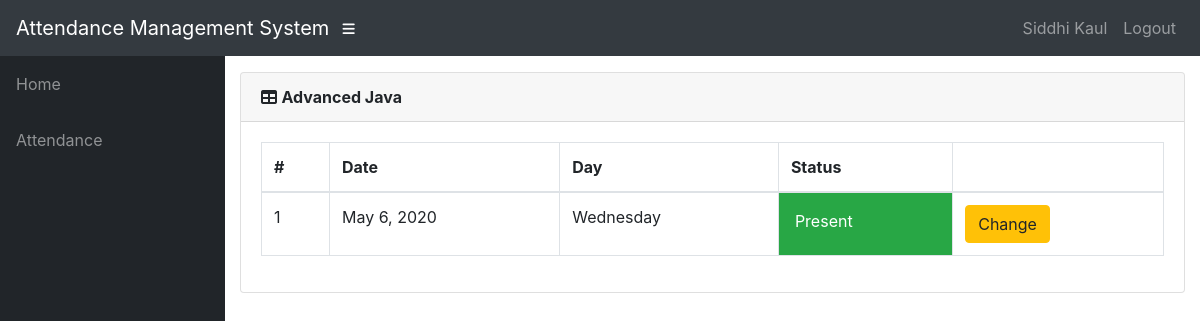
The page /polls/teacher/101/java/attendance/ (signed in) on the database as committed earlier.
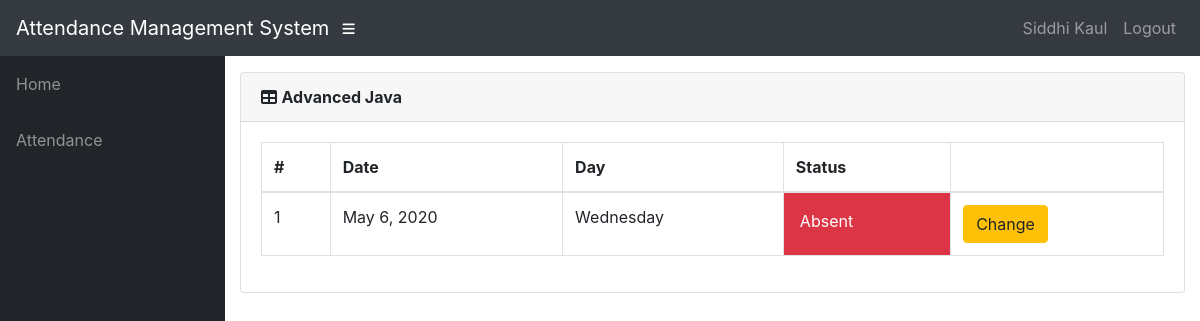
The same page on the database as committed later.
### polls/models.py (models this page shows, shortened)
class User(AbstractUser):
    @property
    def is_student(self):
        if hasattr(self, 'student'):
            return True
        return False

class Student(models.Model):
        user = models.OneToOneField(User, on_delete=models.CASCADE,null=True)
        name = models.CharField(max_length=200)
        roll_no = models.IntegerField(default=0)
        class_id = models.ForeignKey(Class,on_delete=models.CASCADE,default=1)
        father_name = models.CharField(max_length=100,default=1)
        sex = models.CharField(max_length=10,choices=sex_choice,default='male')

class Course(models.Model):
        id=models.CharField(primary_key=True,max_length=100)
        name=models.CharField(max_length=100)
        shortname=models.CharField(max_length=50)
        dept=models.ForeignKey(Dept,on_delete=models.CASCADE)

class Attendence(models.Model):
        student=models.ForeignKey(Student,on_delete=models.CASCADE)
        course=models.ForeignKey(Course,on_delete=models.CASCADE)
        status=models.BooleanField(default=True)
        attendenceclass=models.ForeignKey(AttendenceClass,on_delete=models.CASCADE,default=1)
        date=models.DateField(default='01-06-2020')

### polls/views.py (the view)
# urls.py: path('teacher/<slug:stud_id>/<slug:course_id>/attendance/',views.t_attendance_detail,name='t_attendance_detail'),
@login_required()
def t_attendance_detail(request,stud_id,course_id):
	stud=get_object_or_404(Student,roll_no=stud_id)
	cr=get_object_or_404(Course,id=course_id)
	att_list=Attendence.objects.filter(course=cr,student=stud).order_by('date')
	return render(request,'polls/t_att_detail.html',{'att_list':att_list,'cr':cr})

### polls/templates/polls/t_att_detail.html (shortened to what this page needs)
<!DOCTYPE html>
<html lang="en">
<head>
    {% extends 'polls/base.html' %}
    {% load static %}
    {% block content %}
        <div class="card mb-3">
            <div class="card-header">
              <i class="fas fa-table"></i>
            <strong>{{ cr.name }}</strong></div>
            <div class="card-body">
              <div class="table-responsive">
                <table class="table table-bordered" id="dataTable" width="100%" cellspacing="0">
                  <thead>
                    <tr>
                        <th>#</th>
                        <th>Date</th>
                        <th>Day</th>
                        <th>Status</th>
                        <th></th>
                    </tr>
                  </thead>
                  <tbody>
                        {% for a in att_list %}
                        <tr class="row100 body">
                            <td>{{ forloop.counter }}</td>
                            <td>{{ a.date }}</td>
                            <td>{{ a.date|date:"l" }}</td>
                            {% if a.status %}
                            <td class="p-3 mb-2 bg-success text-white">Present </td>
                            {% else %}
                            <td class="p-3 mb-2 bg-danger text-white">Absent </td>
                            {% endif %}
                            <td><a class="btn btn-warning" href="{% url 'change_attendance' a.id %}">Change</a> </td>
                        </tr>
                    {% empty %}
                            <p>student has no attendance</p>
                    {% endfor %}
                  </tbody>
                </table>
              </div>
            </div>
          </div>
    {% endblock %}

### polls/templates/polls/base.html (shortened to what this page needs)
<!DOCTYPE html>
<html lang="en">
  <head>
      {% load static %}
    <link href="{% static '/polls/bootstrap/vendor/bootstrap/css/bootstrap.min.css' %}" rel="stylesheet">
    <link href="{% static '/polls/bootstrap/vendor/fontawesome-free/css/all.min.css' %}" rel="stylesheet" type="text/css">
    <link href="{% static '/polls/bootstrap/vendor/datatables/dataTables.bootstrap4.css' %}" rel="stylesheet">
    <link href="{% static '/polls/bootstrap/css/sb-admin.css' %}" rel="stylesheet">
  </head>
  <body id="page-top">
    <nav class="navbar navbar-expand navbar-dark bg-dark static-top">
      <a class="navbar-brand mr-1" href="{% url 'home' %}">Attendance Management System</a>
      <button class="btn btn-link btn-sm text-white order-1 order-sm-0" id="sidebarToggle" href="#">
        <i class="fas fa-bars"></i>
      </button>
        <div class="collapse navbar-collapse" id="navbarResponsive">
          <ul class="navbar-nav ml-auto">
            <li class="nav-item">
                {% if request.user.is_student %}
                    <a class="nav-link text-capitalize">{{ request.user.student.name }}</a>
                {% elif request.user.is_teacher %}
                    <a class="nav-link text-capitalize">{{ request.user.teacher.name }}</a>
                {% endif %}
            </li>
            <li class="nav-item">
                <a class="nav-link" href="#" data-toggle="modal" data-target="#logoutModal">Logout</a>
            </li>
          </ul>
        </div>
    </nav>
    <div id="wrapper">
      <ul class="sidebar navbar-nav">
            <li class="nav-item">
              <a class="nav-link" href="{% url 'home' %}">
                <span>Home</span>
              </a>
            </li>
        {% if request.user.is_student %}
            <li class="nav-item">
              <a class="nav-link" href="#">
                <span>Attendance</span>
              </a>
            </li>
        {% endif %}
      </ul>
      <div id="content-wrapper">
        <div class="container-fluid">
            {% block content %}
            {% endblock %}
        </div>
      </div>
    </div>
  </body>
</html>

Rows that differ between the two databases and show on the page:
changed Attendence "Wednesday": status "Present" → "Absent"
